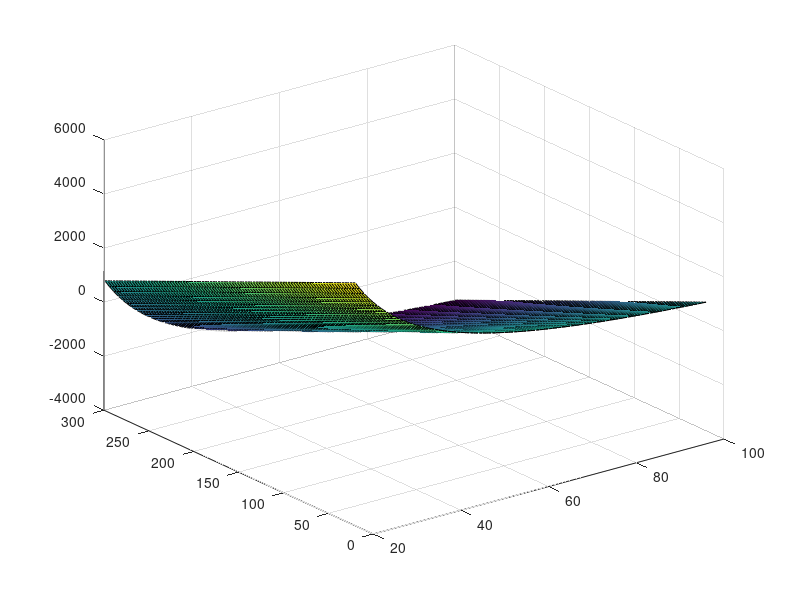

This chart was generated by the following MATLAB code:
clear all;
close all;
clc;

T_req = 105772;
V_0 = 0;
p_0 = 101325;

PI_fan = 1.4;
PI_core = 1;
BPR = 15;

size_arr = 100

mfc_min = 20;
mfc_max = 100;

vfan_min = 20;
vfan_max = 300;

massflow_arr = mfc_min:mfc_max/size_arr:mfc_max;

fan_vel_arr = vfan_min:vfan_max/size_arr:vfan_max;

[mf,vf] = meshgrid(massflow_arr, fan_vel_arr);

vel_core = T_req./mf - vf.*BPR;

surf(mf, vf, vel_core)